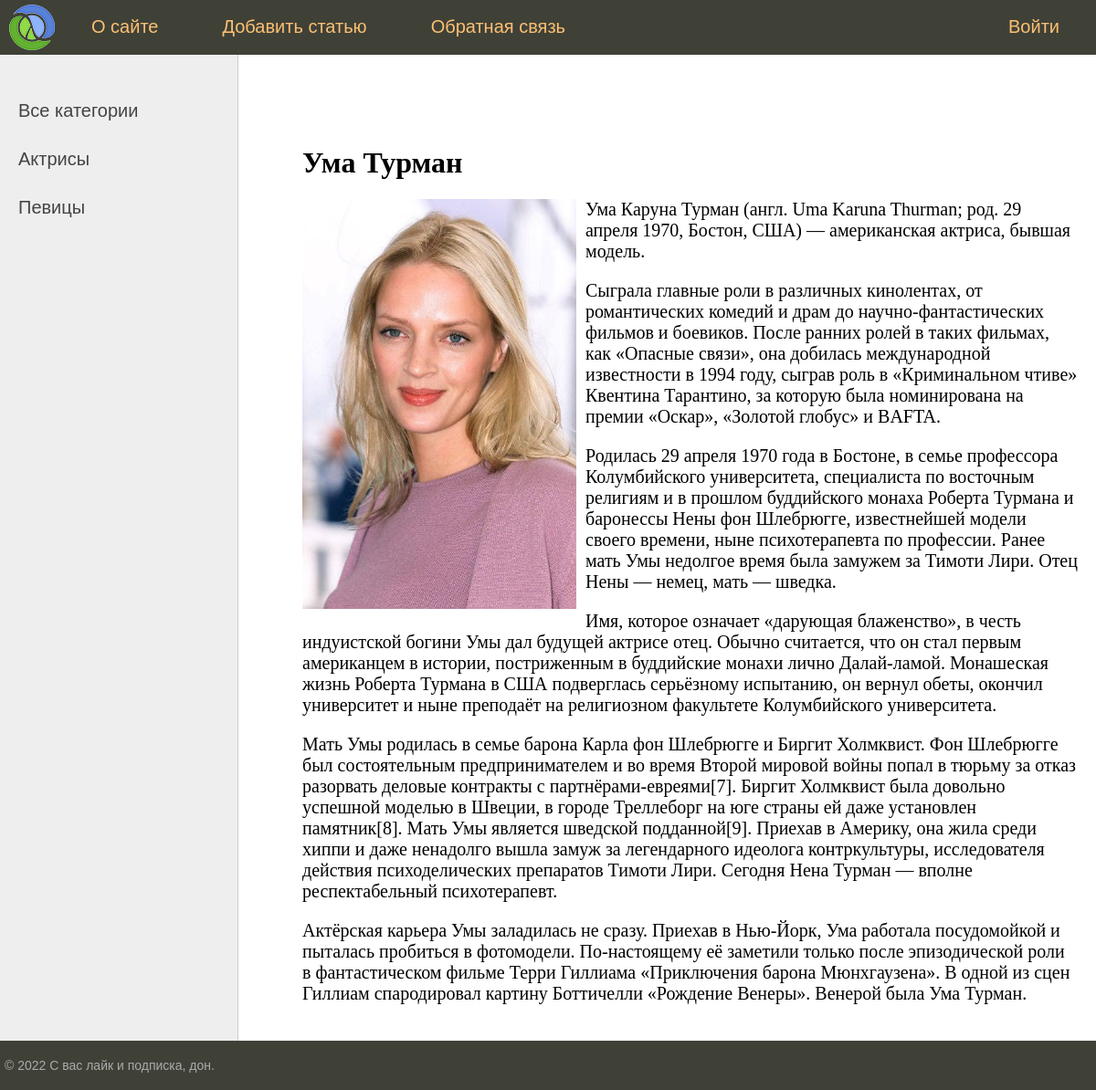
Page /post/uma-turman/ on the committed database.
### women/models.py (models this page shows, shortened)
class Category(models.Model):
    name = models.CharField(max_length=100, db_index=True, verbose_name='Категория')
    slug = models.SlugField(max_length=255, db_index=True, verbose_name='URL', null=True)
    def get_absolute_url(self):
        return reverse('category', kwargs={'cat_slug': self.slug})
    class Meta:
        verbose_name = 'Категории'  # эти названия будут отображаться в админке
        verbose_name_plural = 'Категории'
        ordering = ['name']   # сортируем записи в админке по названию

class Women(models.Model):
    title = models.CharField(max_length=255, verbose_name='Заголовок')  # параметр verbose_name отображает название в админке
    slug = models.SlugField(max_length=255, db_index=True, verbose_name='URL', null=True)  # слаг
    content = models.TextField(blank=True, verbose_name='Текст статьи')
    photo = models.ImageField(upload_to="photos/%Y/%m/%d", verbose_name='Фото')
    time_create = models.DateTimeField(auto_now_add=True, verbose_name='Время создания')
    time_update = models.DateTimeField(auto_now=True, verbose_name='Время изменения')
    is_published = models.BooleanField(default=True, verbose_name='Статус публикации')
    cat = models.ForeignKey('Category', on_delete=models.PROTECT, null=True, verbose_name='Категория')
    class Meta:
        verbose_name = 'Известные женщины'  # эти названия будут отображаться в админке
        verbose_name_plural = 'Известные женщины'
        ordering = ['time_create', 'title']   # сортируем записи в админке по времени создания и потом по заголовку

### women/views.py (the view)
# urls.py: path('post/<slug:post_slug>/', show_post, name='post'),   # переделали по слагу вместо id(pk)
def show_post(request, post_slug):
    post = get_object_or_404(Women, slug=post_slug)  # переделали по слагу вместо id(pk)
    context = {
        'post': post,
        'menu': menu,
        'title': post.title,
        'cat_selected': post.cat_id,  # ссылка на идентификатор категории объекта класса Women
    }
    return render(request, 'women/post.html', context=context)

### women/templatetags/women_tags.py (called while the page is built)
@register.simple_tag()
def get_categories():
    return Category.objects.all()

### women/templates/women/post.html
{% extends 'women/base.html' %}
{% block content %}
<h1>{{ post.title }}</h1>
{% if post.photo %}
<p><img class="img-article-left" src="{{ post.photo.url }}" alt=""></p>
{% endif %}
{{ post.content|linebreaks }}
{% endblock %}

### women/templates/women/base.html (shortened to what this page needs)
{% load static %}
{% load women_tags %}
<!DOCTYPE html>
<html>
<head>
	<link type="text/css" href="{% static 'women/css/styles.css' %}" rel="stylesheet" />
</head>
<body>
<table class="table-page" border=0 cellpadding="0" cellspacing="0">
<tr><td valign=top>
{% block mainmenu %}
		<div class="header">
			<ul id="mainmenu" class="mainmenu">
			<li class="logo"><a href="{% url 'home' %}"><div class="logo"></div></a></li>
{% for m in menu %}
	{% if not forloop.last %}
			<li><a href="{% url m.url_name %}">{{m.title}}</a></li>
	{% else %}
			<li class="last"><a href="#">{{m.title}}</a></li>
	{% endif %}
{% endfor %}
			</ul>
		</div>
{% endblock mainmenu %}
<table class="table-content" border=0 cellpadding="0" cellspacing="0">
<tr>
	<td valign="top" class="left-chapters">
		{% get_categories as categories %}
	<ul id="leftchapters">
		{% if cat_selected == 0 %}
		<li class="selected">Все категории</li>
		{% else %}
		<li><a href="{% url 'home' %}">Все категории</a></li>
		{% endif %}
		{% for c in categories %}
		{% if c.slug == cat_selected %}
		<li class="selected">{{c.name}}</li>
		{% else %}
		<li><a href="{{ c.get_absolute_url }}">{{c.name}}</a></li>
		{% endif %}
		{% endfor %}
	</ul>
</td>
<td valign="top" class="content">
	<div class="content-text">
{% block content %}
{% endblock %}
	</div>
</td></tr></table>
</td></tr>
<tr><td valign=top>
	<div id="footer">
		<p>&copy; 2022 С вас лайк и подписка, дон.</p>
	</div>
</td></tr></table>
</body>
</html>

### women/static/women/css/styles.css (style rules this page uses)
html, body { font-family: 'Arial'; margin: 0; padding: 0; height: 100%; width: 100%; color: #444; }
a { color: #0059b2; text-decoration: none; }
img { max-width: 600px; height: auto; }
img.img-article-left { max-width: 300px; height: auto; float: left; padding: 0 10px 10px 0; }
.table-page { width: 100%; height: 100%; vertical-align: top; }
.table-page tr { height: 100%; }
.header { background: #3F4137; height: 60px; }
.logo { background: url('../images/logo.png') no-repeat 10px 5px; width: 70px; height: 60px; }
ul.mainmenu { list-style: none; margin: 0; padding: 0; height: 60px; color: #fdc073; font-size: 20px; overflow: hidden; }
ul.mainmenu li { float: left; margin: 18px 40px 0 30px; }
ul.mainmenu li.logo { margin: 0; }
ul.mainmenu li.last { float: right; }
ul.mainmenu li a { color: #fdc073; text-decoration: none; }
.table-content { width: 100%; min-height: 100%; height: 100%; }
.left-chapters { margin: 0; background: #eee; border-right: 1px solid #ccc; min-height: 100%; }
.left-chapters ul { width: 230px; min-height: 100%; margin: 0; padding: 20px 10px 10px 20px; list-style: none; font-size: 20px; }
.left-chapters ul li { margin: 30px 0 0 0; color: #999; }
.left-chapters ul li a { color: #444; text-decoration: none; }
.content { padding: 40px 20px 20px 40px; width: 100%; box-sizing: border-box; }
.content-text { margin: 60px 0 0 30px; color: #000; font-size: 20px; font-family: Yandex Sans Display Light; }
.content-text h1 { font-size: 32px; }
#footer { box-sizing: border-box; background: #3F4137; padding: 5px; color: #aaa; font-size: 14px; font-family: Verdana, Geneva, Arial, Helvetica; text-align: left; overflow: hidden; }

### rows in the picture
Category: name "Актрисы"
Category: name "Певицы"
Women: title "Ума Турман", photo (picture), content "Ума Каруна Турман (англ. Uma Karuna Thurman; род. 29 апреля 1970, Бостон, США) — американская актриса, бывшая модель. Сыграла главные роли в различных кинолентах, от романтических комедий и драм до научно-фантастических фильмов и боевиков. После ранних ролей в таких фильмах, как «Опасные связи», она добилась международной известности в 1994 году, сыграв роль в «Криминальном чтиве» Квентина Тарантино, за которую была номинирована на премии «Оскар», «Золотой глобус» и BAFTA. Родилась 29 апреля 1970 года в Бостоне, в семье профессора Колумбийского университета, специалиста по восточным религиям и в прошлом буддийского монаха Роберта Турмана и баронессы Нены фон Шлебрюгге, известнейшей модели…"

### other values in the picture
{{ m.title }} "О сайте" "Добавить статью" "Обратная связь"
{{ m.title }} "Войти"
